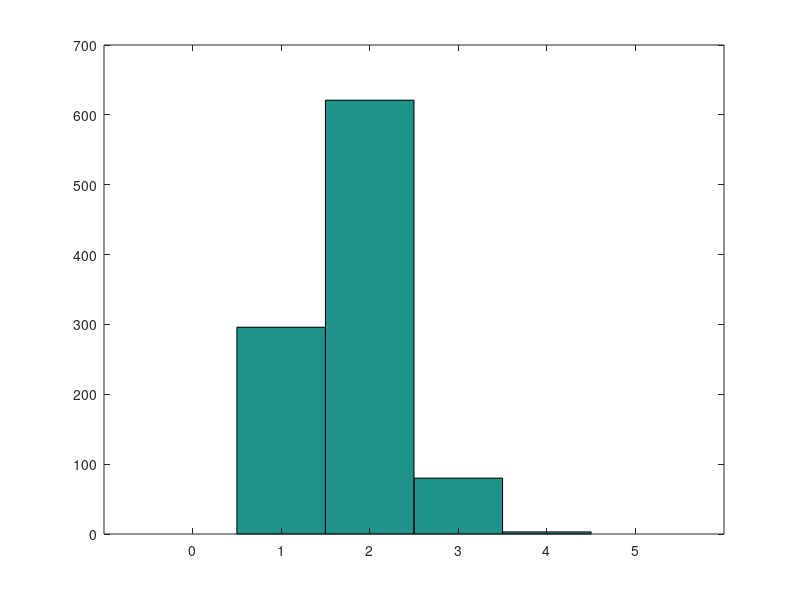

MATLAB code for this plot:
% testing what is a 'significant peak' in the raster to count a simulated
% neuron as firing during a particular syllable; 
% Emily Mackevicius 12/10/2014

nSyl = 5; % number of syllables of that type in bout; 
m = 10; % number of timebins in that syllable; 
nBurst = 1; % number of bursts/syllable; 

for iter = 1:1000; 
    simShuff = zeros(nSyl,m); 
    for i = 1:nSyl;
        tmp = randperm(m); 
        simShuff(i,tmp(1)) = 1; 
    end

    raster = sum(simShuff);
    M(iter) = max(raster); 
end
figure; hist(M, 0:5)
